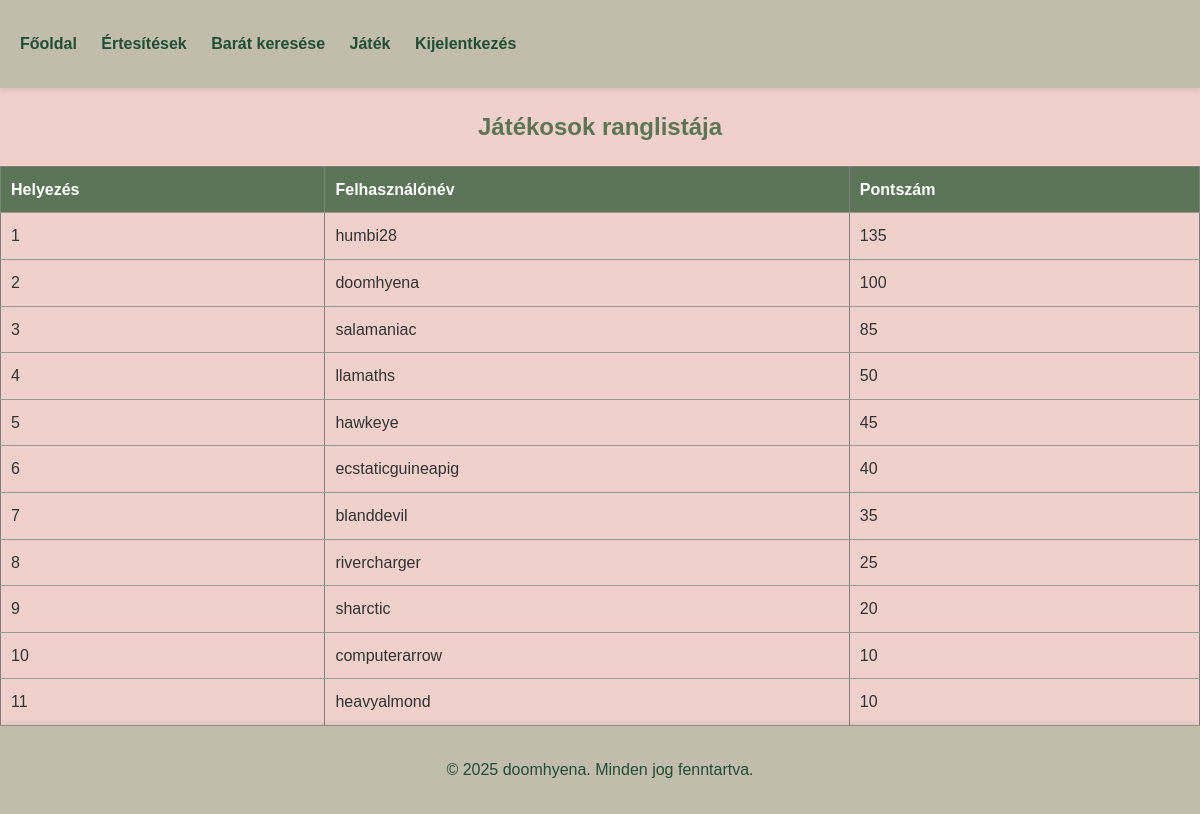
Screenshot of /rankinglist.php with the database file from the repository.
### tables this page shows
CREATE TABLE `game` (
  `id` int(11) NOT NULL,
  `username` varchar(255) NOT NULL,
  `score` int(11) DEFAULT 0,
  `games_played` int(11) DEFAULT 0,
  `wins` int(11) DEFAULT 0,
  `draws` int(11) DEFAULT 0,
  `losses` int(11) DEFAULT 0
);

### rankinglist.php (the view, shortened to what this page needs)
<!DOCTYPE html>
<html lang="hu">
    <head>
        <link rel='stylesheet' href='assets/css/styles.css'>
    </head>
    <body>
        <nav>
            <ul>
                <li><a href="index.php">Főoldal</a></li>
                <li><a href="notify.php">Értesítések</a></li>
                <li><a href="search.php">Barát keresése</a></li>
                <li><a href="game.php">Játék</a></li>
                <li><a href="logout.php">Kijelentkezés</a></li>
            </ul>
        </nav>
        <h2>Játékosok ranglistája</h2>
        <table border="1">
            <tr>
                <th>Helyezés</th>
                <th>Felhasználónév</th>
                <th>Pontszám</th>
            </tr>
            <?php
            require "cfg.php";
            $ranking_query = "SELECT username, score FROM game ORDER BY score DESC";
            $ranking_result = $conn->query($ranking_query);
            if ($ranking_result->num_rows > 0) {
                $rank = 1;
                while ($row = $ranking_result->fetch_assoc()) {
                    echo "<tr>
                            <td>{$rank}</td>
                            <td>{$row['username']}</td>
                            <td>{$row['score']}</td>
                        </tr>";
                    $rank++;
                }
            } else {
                echo "<tr><td colspan='3'>Nincs elérhető adat.</td></tr>";
            }
            ?>
        </table>
        <footer>
            <p>&copy; 2025 doomhyena. Minden jog fenntartva.</p>
        </footer>
    </body>
</html>

### assets/css/styles.css (style rules this page uses)
html, body { height: 100%; margin: 0; }
body { font-family: 'Arial', sans-serif; background-color: #EFD0CA; color: #333; margin: 0; padding: 0; line-height: 1.6; }
nav { background-color: #C1BCAC; padding: 15px 20px; box-shadow: 0 2px 5px rgba(0, 0, 0, 0.1); }
nav ul { list-style-type: none; padding: 0; }
nav ul li { display: inline; margin-right: 20px; }
nav ul li a { text-decoration: none; color: #214E34; font-weight: bold; transition: color 0.3s; }
h2 { color: #5C7457; text-align: center; }
table { width: 100%; border-collapse: collapse; }
th, td { padding: 10px; text-align: left; border-bottom: 1px solid #979B8D; }
th { background-color: #5C7457; color: white; }
footer { background-color: #C1BCAC; color: #214E34; text-align: center; padding: 15px 0; position: relative; bottom: 0; width: 100%; box-shadow: 0 -2px 5px rgba(0, 0, 0, 0.1); }

### rows the page displays
game: username "humbi28", score "135"
game: username "doomhyena", score "100"
game: username "salamaniac", score "85"
game: username "llamaths", score "50"
game: username "hawkeye", score "45"
game: username "ecstaticguineapig", score "40"
game: username "blanddevil", score "35"
game: username "rivercharger", score "25"
game: username "sharctic", score "20"
game: username "computerarrow", score "10"
game: username "heavyalmond", score "10"
